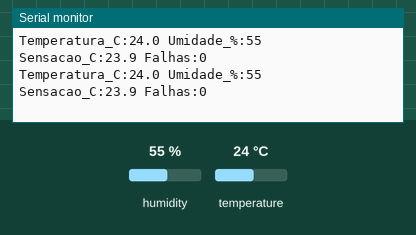
This sketch was run on a simulated Arduino Uno, built with avr-gcc and run on an emulated ATmega328P. On the bench: the last lines printed to the serial monitor. Inputs (shaded band) come from the test bench; at power-on: humidity 55 %, temperature 24 °C.

Above: at 4.8 s.
4.9 s: humidity set to 22 %
At 7.0 s:
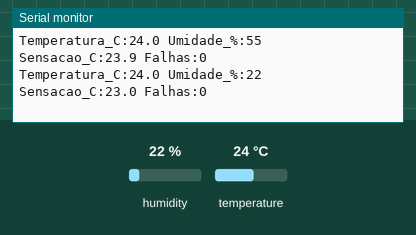
7.9 s: temperature set to 12 °C
At 9.4 s:
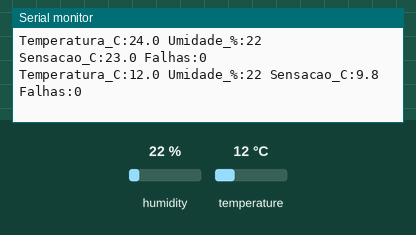
10.9 s: humidity set to 40 %
At 13.0 s:
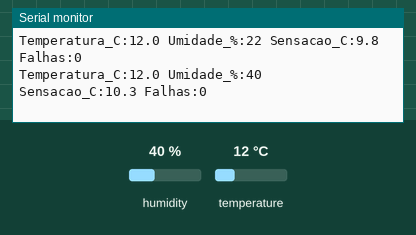
Timing chart, 0 to 14.5 s (numbered marks = the images above; inputs shaded):
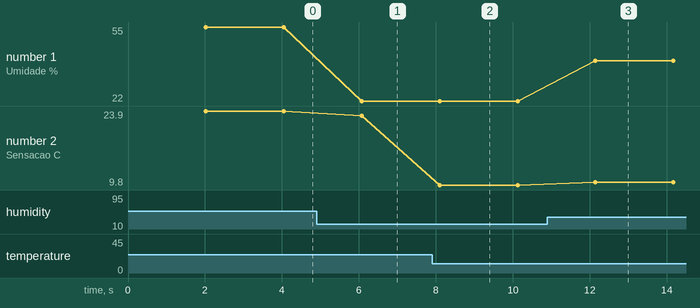

The sketch:

01_dht11_uno.ino
```cpp
/*
  01 - Teste do MODULO DHT11 de 3 pinos (temperatura e umidade do ar)
  Placa: Arduino Uno/Nano     Bibliotecas: "DHT sensor library" (Adafruit) + "Adafruit Unified Sensor"

  O seu modulo: placa com 3 pinos, LED de energia e resistor de pull-up ja soldado.
  Pinagem mais comum:   +  (VCC)  |  DATA / S / OUT  (MEIO)  |  -  (GND)
  CONFIRA A SERIGRAFIA: ha modulos com a ordem trocada. Nao precisa de resistor externo.

  Ligacoes:  + -> 5V    DATA (meio) -> pino 2    - -> GND
  Monitor Serial a 115200 baud. Tambem funciona no Plotter Serial (formato nome:valor).

  O que o teste confere:
   - o LED do modulo acende (energia chegando);
   - as leituras nao dao "falha" (fio de dados ok);
   - os valores sao plausiveis: sala tipica 24-32 C e 40-80 % (DHT11: +-2 C, +-5 %).
*/
#include <DHT.h>

const int PINO_DHT = 2;
const unsigned long INTERVALO_MS = 2000;   // o DHT11 so aceita 1 leitura a cada 1-2 s

DHT dht(PINO_DHT, DHT11);
unsigned long leituras = 0, falhas = 0;

void setup() {
  Serial.begin(115200);
  dht.begin();
  Serial.println(F("# Teste do DHT11 (modulo 3 pinos) - aguarde 2 s pela primeira leitura"));
}

void loop() {
  delay(INTERVALO_MS);
  float umidade = dht.readHumidity();
  float temperatura = dht.readTemperature();       // graus Celsius
  leituras++;

  if (isnan(umidade) || isnan(temperatura)) {      // NaN = a leitura nao fechou
    falhas++;
    Serial.print(F("# FALHA na leitura ("));
    Serial.print(falhas); Serial.print(F(" de ")); Serial.print(leituras);
    Serial.println(F(") - confira: fio DATA no pino 2? VCC e GND na ordem da placa? LED aceso?"));
    return;
  }

  float sensacao = dht.computeHeatIndex(temperatura, umidade, false);   // indice de calor
  Serial.print(F("Temperatura_C:")); Serial.print(temperatura, 1);
  Serial.print(F(" Umidade_%:"));    Serial.print(umidade, 0);
  Serial.print(F(" Sensacao_C:"));   Serial.print(sensacao, 1);
  Serial.print(F(" Falhas:"));       Serial.println(falhas);
}
```

Measured:
- after the input at 4.9 s, the serial monitor: prints a new line after 1.2 s (image 1)
- after the input at 7.9 s, the serial monitor: prints a new line after 0.20 s (image 2)
- after the input at 10.9 s, the serial monitor: prints a new line after 1.2 s (image 3)
- plotted number 1: 55 → 22 after the input at 4.9 s, 22 → 40 after the input at 10.9 s
- plotted number 2: 23.9 → 23 after the input at 4.9 s, 23 → 9.8 after the input at 7.9 s, 9.8 → 10.3 after the input at 10.9 s
